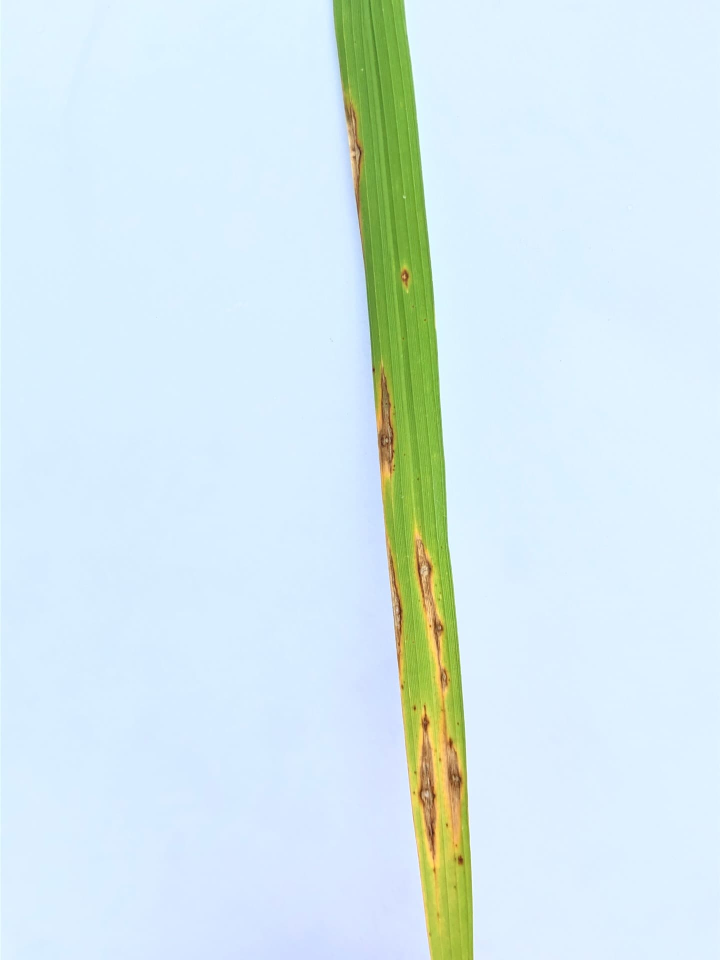
#> input picture Citra Daun Padi/blast/IMG_0448.jpg, 1440 x 1920 px, found by its file name (shown at 1/2 size); its folder holds only this picture in this run; the run also reads 1 picture not shown here
$ jupyter execute --allow-errors tes2.ipynb   (older library calls are emulated)
#> lines starting #> are read from the running program, lines starting #| are printed output that depends on the picture; after the words box and inside, x2 and y2 are one past the last pixel; in counts of white or black regions, pixels touching at a corner belong together
[cell 1]
# Import library yang kalian butuhkan
import os
import cv2 as cv
import matplotlib.pyplot as plt
from skimage.transform import resize
from skimage.io import imread
import numpy as np
import pandas as pd
from sklearn.model_selection import train_test_split, cross_val_predict
from sklearn.metrics import accuracy_score, classification_report
from skimage.feature import graycomatrix, graycoprops
from sklearn.metrics import accuracy_score, precision_score, recall_score, f1_score
from sklearn.ensemble import RandomForestClassifier
from sklearn.neighbors import KNeighborsClassifier
from sklearn.svm import SVC
from scipy.stats import entropy
import seaborn as sns
from sklearn.naive_bayes import GaussianNB
from sklearn.model_selection import train_test_split
from sklearn.metrics import accuracy_score, classification_report
from matplotlib.colors import hsv_to_rgb

[cell 2]
data = []
labels = []
paths = []
file_name = []

target_size = (100, 100)

for sub_folder in os.listdir("Citra Daun Padi\\"):
    sub_folder_files = os.listdir(os.path.join("Citra Daun Padi\\", sub_folder))
    for i, filename in enumerate(sub_folder_files):
        img_path = os.path.join("Citra Daun Padi\\", sub_folder, filename)
        img = cv.imread(img_path)
#> img is the input picture: shape (1920, 1440, 3); mean B, G, R 238.3, 233.3, 213.6
        img = cv.cvtColor(img, cv.COLOR_BGR2GRAY)
#> img: shape (1920, 1440)

        img = cv.resize(img, target_size)
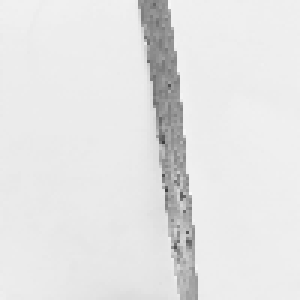
#> img: shape (100, 100) (shown 3 times larger); min 62, max 249, mean 228

        data.append(img)

        labels.append(sub_folder)
        paths.append(img_path)
        file_name.append(filename)
#> pass 2 of the loop `for sub_folder in os.listdir("Citra Daun Padi\\"):`:
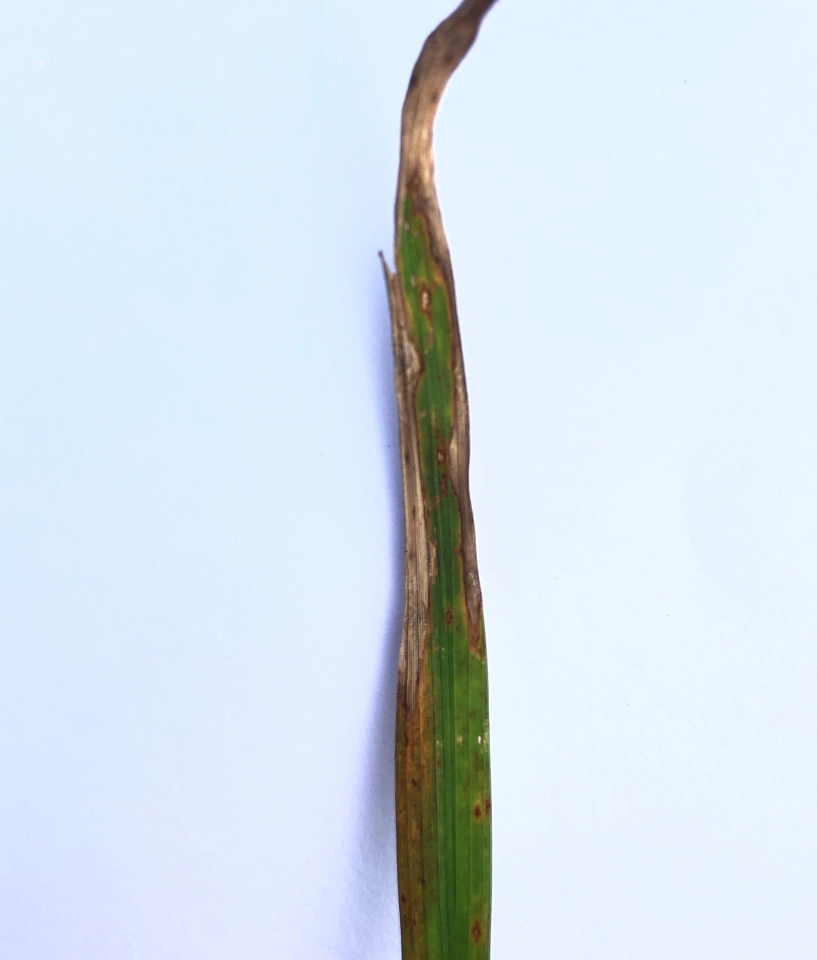
#> input picture Citra Daun Padi/blight/IMG_0834.jpg, 1634 x 1920 px, found by its file name (shown at 1/2 size)
#> img is the input picture: shape (1920, 1634, 3); mean B, G, R 236.4, 225.6, 213.9

data = np.array(data)
labels = np.array(labels)
paths = np.array(paths)

## Data Preparation

[cell 3]
data_augmented = []
labels_augmented = []
paths_augmented = []
file_name_augmented = []
for i in range(len(data)):
	data_augmented.append(data[i])
	labels_augmented.append(labels[i])
	paths_augmented.append(paths[i])
	file_name_augmented.append(file_name[i])
	data_augmented.append(cv.rotate(data[i], cv.ROTATE_90_CLOCKWISE))
	labels_augmented.append(labels[i])
	paths_augmented.append(paths[i])
	file_name_augmented.append(file_name[i])
#> this loop made 2 passes
#> after the loop, data_augmented = 4 items; file_name_augmented = ['IMG_0448.jpg', 'IMG_0448.jpg', 'IMG_0834.jpg', 'IMG_0834.jpg']; labels_augmented = ['blast', 'blast', 'blight', 'blight']; paths_augmented = ['Citra Daun Padi\\/blast/IMG_0448.jpg', 'Citra Daun Padi\\/blast/IMG_0448.jpg', 'Citra Daun Padi\\/blight/IMG_0834.jpg', 'Citra Daun Padi\\/blight/IMG_0834.jpg']

[cell 4]
print("Data sebelum augmentasi: ", len(data))
#| Data sebelum augmentasi:  2
print("Data setelah augmentasi: ", len(data_augmented))
#| Data setelah augmentasi:  4

### Preprocessing

[cell 5]
# [8 lines left out: function bgr2gray, not called in this run]

[cell 6]
def mergeRGB(red, green, blue):
    return np.dstack((red, green, blue)).astype(np.uint8)

def masking(image, mask):
    new_img = image.copy()
    new_img[mask == 0] = 0
    return new_img

# [25 lines left out: function bgr2hsv, not called in this run]

def inRange(hsv, lower_color, upper_color):
    mask = np.logical_and(hsv >= lower_color, hsv <= upper_color)
#> mask: shape (1920, 1440, 3) bool; mean H, S, V 0.99, 0.999, 1
    return np.all(mask, axis=-1).astype(np.uint8) * 255
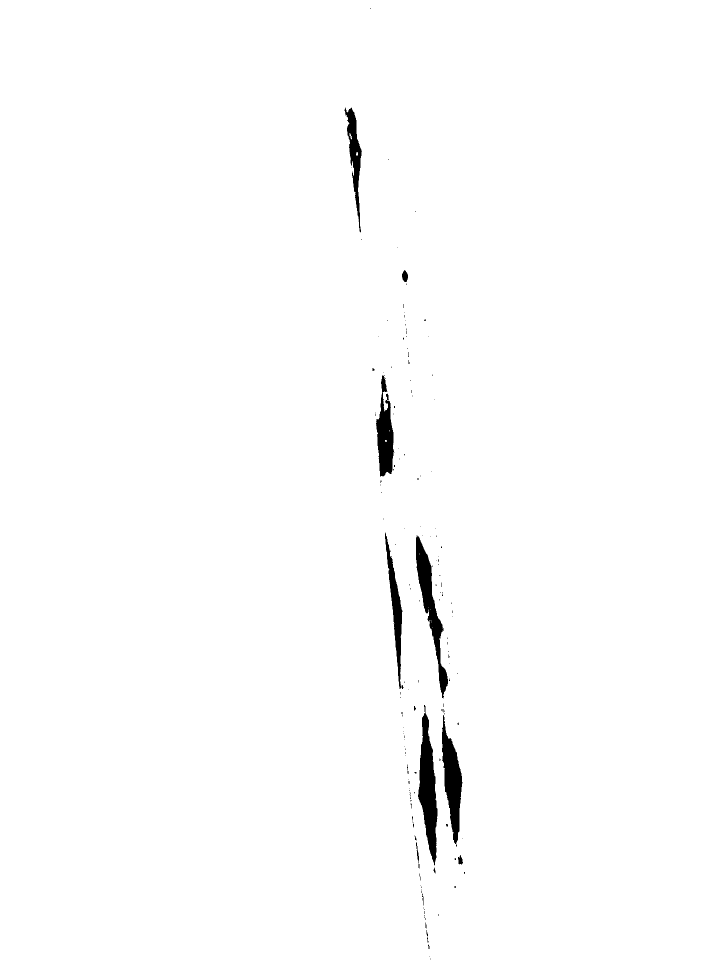
#> returned value: shape (1920, 1440) (shown at 1/2 size); 98.9% white; 164 black regions (151 under 20 px), largest, box (x1, y1, x2, y2) and area: (836, 1410, 875, 1731) 6529, (832, 1071, 896, 1397) 5615, (884, 1430, 925, 1688) 5302

## remove baground

[cell 7]
def remove_background(img):
    hsv = cv.cvtColor(img, cv.COLOR_BGR2HSV)
    lower_color = np.array([20, 0, 20])
    upper_color = np.array([150, 200, 255])
    mask = inRange(hsv, lower_color, upper_color)
    res = cv.bitwise_and(img, img, mask=mask)
    tinggi, lebar = res.shape[:2]
    imageRes= np.full((tinggi, lebar), 255)
    imageRes[res[:,:,0] != 0] = 0
    red = masking(img[:,:,2], imageRes)
#> in masking, `new_img[mask == 0] = 0`:
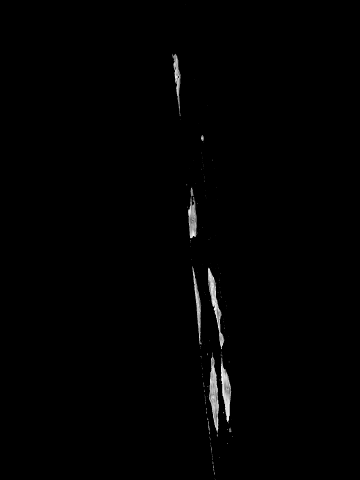
#> new_img: shape (1920, 1440) (shown at 1/4 size); min 0, max 255, mean 1.9
    green = masking(img[:,:,1], imageRes)
#> in masking (call 2), `new_img = image.copy()`:
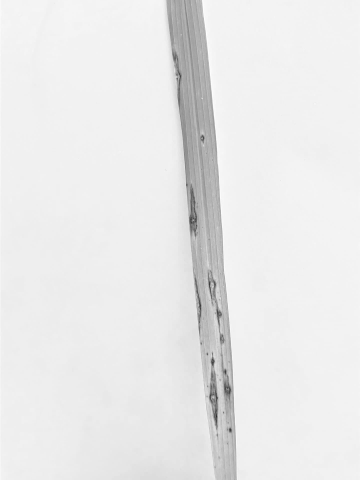
#> new_img: shape (1920, 1440) (shown at 1/4 size); min 21, max 255, mean 233.3
    blue = masking(img[:,:,0], imageRes)
#> in masking (call 3), `new_img = image.copy()`:
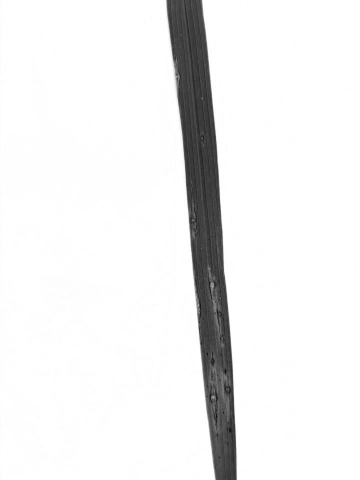
#> new_img: shape (1920, 1440) (shown at 1/4 size); min 0, max 255, mean 238.3
    hasil = mergeRGB(blue, green, red)
    return hasil

[cell 8]
for sub_folder in os.listdir("Citra Daun Padi\\"):
    sub_folder_files = os.listdir(os.path.join("Citra Daun Padi\\", sub_folder))
    for i, filename in enumerate(sub_folder_files):
        img_path = os.path.join("Citra Daun Padi\\", sub_folder, filename)
        img = cv.imread(img_path)
        img = img.astype(np.uint8)
        img = remove_background(img)
        name = os.path.splitext(filename)[0]
        output_dir = os.path.join("hasil1\\", sub_folder)
        if not os.path.exists(output_dir):
            os.makedirs(output_dir)
        cv.imwrite(os.path.join(output_dir, filename), img)
#> pass 2 of the loop `for sub_folder in os.listdir("Citra Daun Padi\\"):`:
#> in inRange (call 2), `return np.all(mask, axis=-1).astype(np.uint8) * 255`:
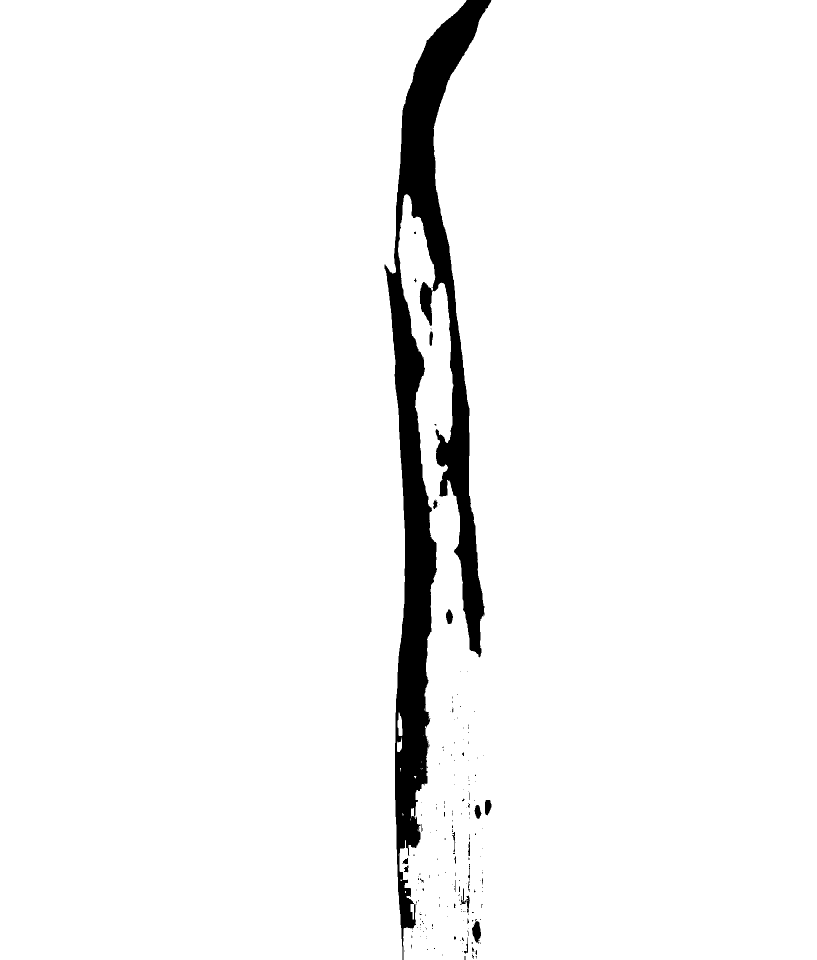
#> returned value: shape (1920, 1634) (shown at 1/2 size); 96% white; 196 black regions (166 under 20 px), largest, box (x1, y1, x2, y2) and area: (769, 0, 983, 1920) 121545, (839, 564, 865, 652) 1447, (944, 1838, 962, 1886) 526
#> res: shape (1920, 1634, 3)

## edge detectition

[cell 9]
# [19 lines left out: function FilterModus, not called in this run]

## rotasi

[cell 10]
# Fungsi untuk memutar gambar sebesar sudut tertentu dalam derajat
# [26 lines left out: function rotasi, not called in this run]

# Path folder input dan output
input_folder = "hasil1\\"  # Folder gambar setelah penghapusan latar belakang
output_folder = "hasil2\\"

# Pastikan output_folder ada
if not os.path.exists(output_folder):
    os.makedirs(output_folder)

[cell 11]
sudut_rotasi = [0, 90, 180]

#> (the rest of this cell did not finish here and is left out)

### melakukan clasifikasi

[cell 12]
# Mendefinisikan kategori penyakit padi
Categories = ['blast', 'blight', 'tungro']
flat_data_arr = []
target_arr = []
datadir = './hasil1'

# Memuat data citra dan label dari setiap kategori penyakit
for category in Categories:
    print(f'memuat... kategori: {category}')
    path = os.path.join(datadir, category)
    for img in os.listdir(path):
        img_array = imread(os.path.join(path, img))
        img_resized = resize(img_array, (150, 150, 3))
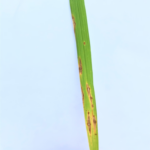
#> img_resized: shape (150, 150, 3) float64; mean R, G, B 0.838, 0.915, 0.935
        flat_data_arr.append(img_resized.flatten())
        target_arr.append(Categories.index(category))
    print(f'loaded category: {category} BERHASIL')
#> pass 2 of the loop `for category in Categories:`:
#> img_array: shape (1920, 1634, 3)
#> `img_resized = resize(img_array, (150, 150, 3))`:
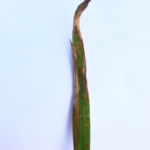
#> img_resized: shape (150, 150, 3) float64; mean R, G, B 0.839, 0.885, 0.927

# Mengonversi data menjadi array numpy
flat_data = np.array(flat_data_arr)
target = np.array(target_arr)

[cell 13]
df = pd.DataFrame(flat_data)
#> df = table of 3 rows and 67500 columns
df['Target'] = target
df.shape

[cell 14]
x = df.iloc[:, :-1]
#> x = table of 3 rows and 67500 columns
y = df.iloc[:, -1]

#> (a cell that did not finish here is left out)

[cell 16]
# Membuat dan melatih model Naive Bayes
nb_classifier = GaussianNB()
#> (the rest of this cell did not finish here and is left out)

#> (a cell that did not finish here is left out)

#> (a cell that did not finish here is left out)

[cell 19]
path = './hasil1/tungro/IMG_0400.jpg'
img = imread(path)
plt.imshow(img)
plt.show()
img_resize = resize(img, (150, 150, 3))
l = [img_resize.flatten()]
#> (the rest of this cell did not finish here and is left out)

### Feature Extraction

[cell 20]
def glcm(image, derajat):
    if derajat == 0:
        angles = [0]
    elif derajat == 45:
        angles = [np.pi / 4]
    elif derajat == 90:
        angles = [np.pi / 2]
    elif derajat == 135:
        angles = [3 * np.pi / 4]
    else:
        raise ValueError("Invalid angle. It should be one of the following: 0, 45, 90, 135.")

    glcm = graycomatrix(image, [1], angles, 256, symmetric=True, normed=True)
    return glcm

[cell 21]
def correlation(matriks):
	return graycoprops(matriks, 'correlation')[0, 0]

[cell 22]
def dissimilarity(matriks):
    return graycoprops(matriks, 'dissimilarity')[0, 0]

[cell 23]
def homogenity(matriks):
    return graycoprops(matriks, 'homogeneity')[0, 0]

[cell 24]
def contrast(matriks):
    return graycoprops(matriks, 'contrast')[0, 0]

[cell 25]
def ASM(matriks):
    return graycoprops(matriks, 'ASM')[0, 0]

[cell 26]
def energy(matriks):
    return graycoprops(matriks, 'energy')[0, 0]

[cell 27]
def entropyGlcm(matriks):
    return entropy(matriks.ravel())

[cell 28]
Derajat0 = []
Derajat45 = []
Derajat90 = []
Derajat135 = []
for i in range(len(data_augmented)):
    D0 = glcm(data_augmented[i], 0)
    D45 = glcm(data_augmented[i], 45)
    D90 = glcm(data_augmented[i], 90)
    D135 = glcm(data_augmented[i], 135)
    Derajat0.append(D0)
    Derajat45.append(D45)
    Derajat90.append(D90)
    Derajat135.append(D135)
#> this loop made 4 passes
#> after the loop, Derajat0 = 4 items; Derajat135 = 4 items; Derajat45 = 4 items; Derajat90 = 4 items

[cell 29]
Kontras0, Kontras45, Kontras90, Kontras135 = [], [], [], []
dissimilarity0, dissimilarity45, dissimilarity90, dissimilarity135 =  [], [], [], []
homogenity0, homogenity45, homogenity90, homogenity135 = [], [], [], []
entropy0, entropy45, entropy90, entropy135 =  [], [], [], []
ASM0, ASM45, ASM90, ASM135 =  [], [], [], []
energy0, energy45, energy90, energy135 =  [], [], [], []
correlation0, correlation45, correlation90, correlation135 = [], [], [], []

[cell 30]
for i in range(len(data)):
    C0 = correlation(Derajat0[i])
    correlation0.append(C0)
    C45 = correlation(Derajat45[i])
    correlation45.append(C45)
    C90 = correlation(Derajat90[i])
    correlation90.append(C90)
    C135 = correlation(Derajat135[i])
    correlation135.append(C135)
#> this loop made 2 passes
#> (C0, C45, C90, C135) on passes 1 to 2: (0.848, 0.862, 0.963, 0.829), (0.963, 0.829, 0.848, 0.862)
#> after the loop, correlation0 = [0.848, 0.963]; correlation135 = [0.829, 0.862]; correlation45 = [0.862, 0.829]; correlation90 = [0.963, 0.848]

[cell 31]
for i in range(len(data)):
    K0 = contrast(Derajat0[i])
    K45 = contrast(Derajat45[i])
    K90 = contrast(Derajat90[i])
    K135 = contrast(Derajat135[i])
    Kontras0.append(K0)
    Kontras45.append(K45)
    Kontras90.append(K90)
    Kontras135.append(K135)
#> this loop made 2 passes
#> (K0, K45, K90, K135) on passes 1 to 2: (178.6, 161.7, 42.49, 199.8), (42.49, 199.8, 178.6, 161.7)
#> after the loop, Kontras0 = [178.6, 42.49]; Kontras135 = [199.8, 161.7]; Kontras45 = [161.7, 199.8]; Kontras90 = [42.49, 178.6]

[cell 32]
for i in range(len(data)):
    Dis0 = dissimilarity(Derajat0[i])
    Dis45 = dissimilarity(Derajat45[i])
    Dis90 = dissimilarity(Derajat90[i])
    Dis135 = dissimilarity(Derajat135[i])
    dissimilarity0.append(Dis0)
    dissimilarity45.append(Dis45)
    dissimilarity90.append(Dis90)
    dissimilarity135.append(Dis135)
#> this loop made 2 passes
#> (Dis0, Dis45, Dis90, Dis135) on passes 1 to 2: (3.37, 3.28, 1.62, 3.68), (1.62, 3.68, 3.37, 3.28)
#> after the loop, dissimilarity0 = [3.37, 1.62]; dissimilarity135 = [3.68, 3.28]; dissimilarity45 = [3.28, 3.68]; dissimilarity90 = [1.62, 3.37]

[cell 33]
for i in range(len(data)):
    H0 = homogenity(Derajat0[i])
    H45 = homogenity(Derajat45[i])
    H90 = homogenity(Derajat90[i])
    H135 = homogenity(Derajat135[i])
    homogenity0.append(H0)
    homogenity45.append(H45)
    homogenity90.append(H90)
    homogenity135.append(H135)
#> this loop made 2 passes
#> (H0, H45, H90, H135) on passes 1 to 2: (0.74, 0.702, 0.744, 0.703), (0.744, 0.703, 0.74, 0.702)
#> after the loop, homogenity0 = [0.74, 0.744]; homogenity135 = [0.703, 0.702]; homogenity45 = [0.702, 0.703]; homogenity90 = [0.744, 0.74]

[cell 34]
for i in range(len(data)):
    E0 = entropyGlcm(Derajat0[i])
    E45 = entropyGlcm(Derajat45[i])
    E90 = entropyGlcm(Derajat90[i])
    E135 = entropyGlcm(Derajat135[i])
    entropy0.append(E0)
    entropy45.append(E45)
    entropy90.append(E90)
    entropy135.append(E135)
#> this loop made 2 passes
#> (E0, E45, E90, E135) on passes 1 to 2: (4.12, 4.22, 4.04, 4.22), (4.04, 4.22, 4.12, 4.22)
#> after the loop, entropy0 = [4.12, 4.04]; entropy135 = [4.22, 4.22]; entropy45 = [4.22, 4.22]; entropy90 = [4.04, 4.12]

[cell 35]
for i in range(len(data)):
    A0 = ASM(Derajat0[i])
    A45 = ASM(Derajat45[i])
    A90 = ASM(Derajat90[i])
    A135 = ASM(Derajat135[i])
    ASM0.append(A0)
    ASM45.append(A45)
    ASM90.append(A90)
    ASM135.append(A135)
#> this loop made 2 passes
#> (A0, A45, A90, A135) on passes 1 to 2: (0.0504, 0.0443, 0.0484, 0.0439), (0.0484, 0.0439, 0.0504, 0.0443)
#> after the loop, ASM0 = [0.0504, 0.0484]; ASM135 = [0.0439, 0.0443]; ASM45 = [0.0443, 0.0439]; ASM90 = [0.0484, 0.0504]

[cell 36]
for i in range(len(data)):
    ER0 = energy(Derajat0[i])
    ER45 = energy(Derajat45[i])
    ER90 = energy(Derajat90[i])
    ER135 = energy(Derajat135[i])
    energy0.append(ER0)
    energy45.append(ER45)
    energy90.append(ER90)
    energy135.append(ER135)
#> this loop made 2 passes
#> (ER0, ER45, ER90, ER135) on passes 1 to 2: (0.224, 0.21, 0.22, 0.21), (0.22, 0.21, 0.224, 0.21)
#> after the loop, energy0 = [0.224, 0.22]; energy135 = [0.21, 0.21]; energy45 = [0.21, 0.21]; energy90 = [0.22, 0.224]

[cell 37]
dataTable = {'Filename': file_name, 'Label': labels,
        'Contrast0': Kontras0, 'Contrast45': Kontras45, 'Contrast90': Kontras90, 'Contrast135': Kontras135,
        'Homogeneity0': homogenity0, 'Homogeneity45': homogenity45, 'Homogeneity90': homogenity90, 'Homogeneity135': homogenity135,
        'Dissimilarity0': dissimilarity0, 'Dissimilarity45': dissimilarity45, 'Dissimilarity90': dissimilarity90, 'Dissimilarity135': dissimilarity135,
        'Entropy0': entropy0, 'Entropy45': entropy45, 'Entropy90': entropy90, 'Entropy135': entropy135,
        'ASM0': ASM0, 'ASM45': ASM45, 'ASM90': ASM90, 'ASM135': ASM135,
        'Energy0': energy0, 'Energy45': energy45, 'Energy90': energy90, 'Energy135': energy135,
        'Correlation0': correlation0, 'Correlation45': correlation45, 'Correlation90': correlation90, 'Correlation135': correlation135,
        }
df = pd.DataFrame(dataTable)
#> df = table of 2 rows and 30 columns
df.to_csv('hasil_ekstraksi_1.csv', index=False)

hasilEkstrak = pd.read_csv('hasil_ekstraksi_1.csv')
#> (reads hasil_ekstraksi_1.csv from the repository)
hasilEkstrak

### Features Selection

[cell 38]
correlation = hasilEkstrak.drop(columns=['Label','Filename']).corr()

threshold = 0.95
selectionFeature = []
columns = np.full((correlation.shape[0],), True, dtype=bool)
for i in range(correlation.shape[0]):
	for j in range(i+1, correlation.shape[0]):
		if correlation.iloc[i,j] >= threshold:
			if columns[j]:
				columns[j] = False
select = hasilEkstrak.drop(columns=['Label','Filename']).columns[columns]
x_new = hasilEkstrak[select]
x_new
y = hasilEkstrak['Label']
plt.figure(figsize=(17,17))
sns.heatmap(x_new.corr(), annot=True, cmap='Blues', fmt=".2f")
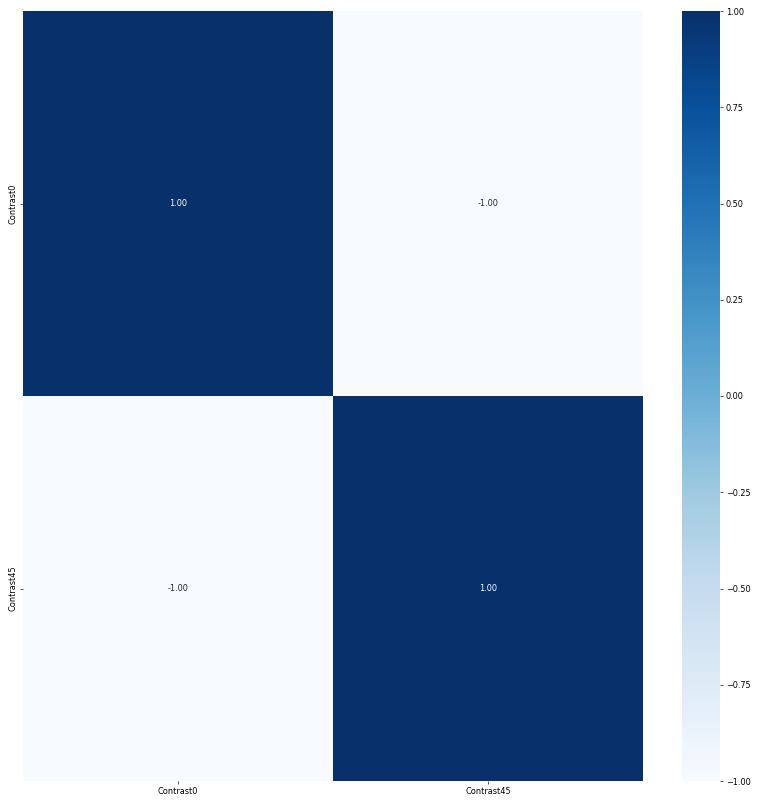
#> figure drawn by matplotlib, 2 panels
